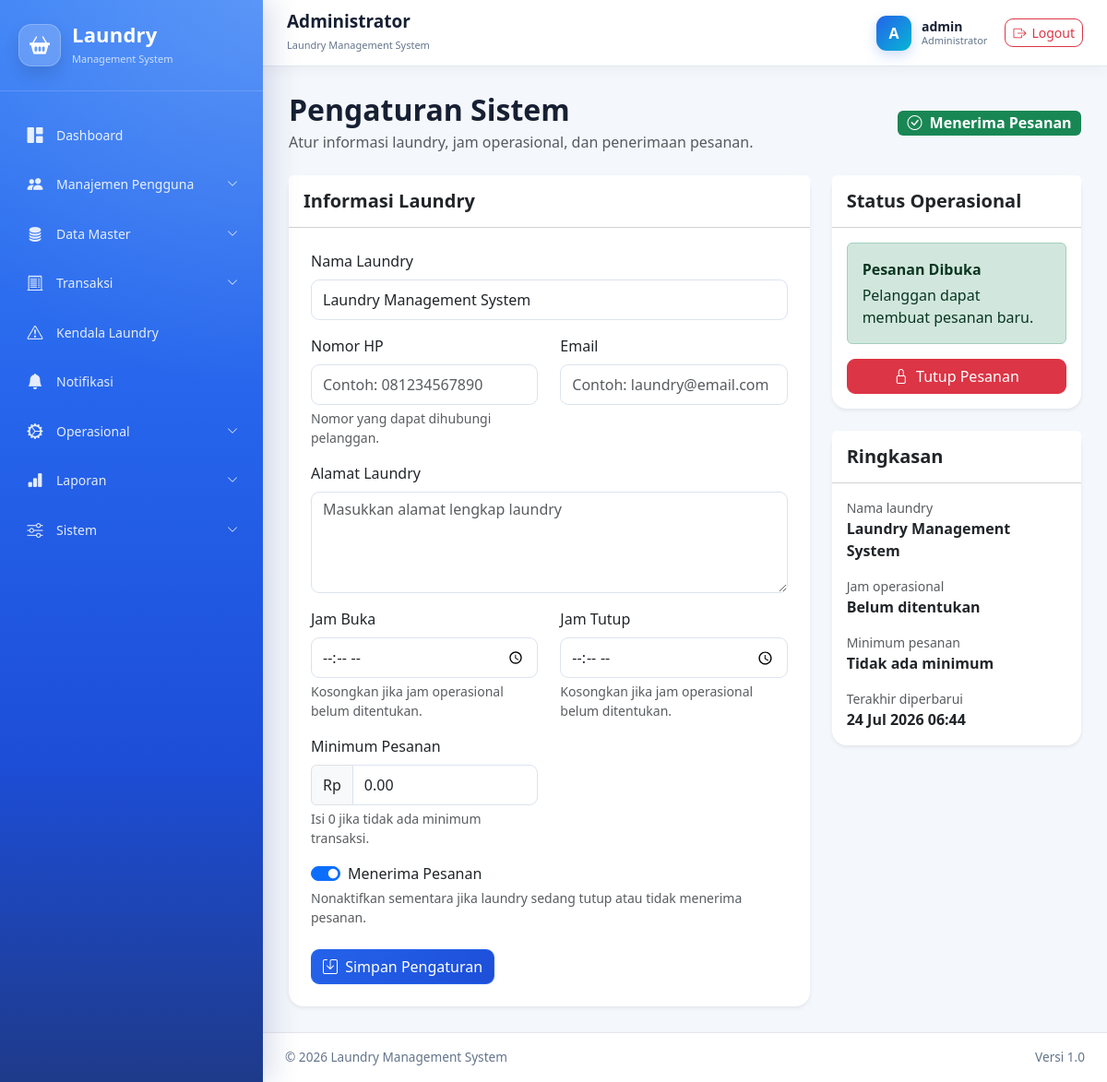
The page /administrator/pengaturan/ (signed in) on the database its author committed.
### administrator/models.py (models this page shows, shortened)
class User(AbstractUser):
    class Role(models.TextChoices):
        ADMINISTRATOR = "administrator", "Administrator"
        KASIR = "kasir", "Kasir"
        PETUGAS_LAUNDRY = "petugaslaundry", "Petugas Laundry"
        PELANGGAN = "pelanggan", "Pelanggan"
    role = models.CharField(
        max_length=30,
        choices=Role.choices,
        default=Role.PELANGGAN,
        db_index=True,
        verbose_name="Hak akses",
    )
    nomor_hp = models.CharField(
        max_length=20,
        unique=True,
        verbose_name="Nomor HP",
    )
    alamat = models.TextField(
        blank=True,
        verbose_name="Alamat",
    )
    foto = models.ImageField(
        upload_to="pengguna/foto/",
        blank=True,
        null=True,
        verbose_name="Foto",
    )
    is_verified = models.BooleanField(
        default=False,
        db_index=True,
        verbose_name="Terverifikasi",
        help_text="Pelanggan harus diverifikasi administrator sebelum dapat login.",
    )
    verified_at = models.DateTimeField(
        blank=True,
        null=True,
        verbose_name="Waktu verifikasi",
    )
    verified_by = models.ForeignKey(
        "self",
        on_delete=models.SET_NULL,
        blank=True,
        null=True,
        related_name="pengguna_diverifikasi",
        verbose_name="Diverifikasi oleh",
    )
    email = models.EmailField(
        unique=True,
        verbose_name="Email",
    )
    class Meta:
        verbose_name = "Pengguna"
        verbose_name_plural = "Data Pengguna"
        ordering = ["username"]
    def verifikasi(self, administrator):
        """
        Memverifikasi akun pelanggan.
        """
        self.is_verified = True
        self.is_active = True
        self.verified_at = timezone.now()
        self.verified_by = administrator
        self.save(
            update_fields=[
                "is_verified",
                "is_active",
                "verified_at",
                "verified_by",
            ]
        )

class TimeStampedModel(models.Model):
    created_at = models.DateTimeField(
        auto_now_add=True,
        verbose_name="Dibuat pada",
    )
    updated_at = models.DateTimeField(
        auto_now=True,
        verbose_name="Diubah pada",
    )
    class Meta:
        abstract = True

class PengaturanSistem(TimeStampedModel):
    nama_laundry = models.CharField(
        max_length=150,
        default="Laundry Management System",
        verbose_name="Nama laundry",
    )
    nomor_hp = models.CharField(
        max_length=20,
        blank=True,
        verbose_name="Nomor HP",
    )
    email = models.EmailField(
        blank=True,
        verbose_name="Email",
    )
    alamat = models.TextField(
        blank=True,
        verbose_name="Alamat",
    )
    jam_buka = models.TimeField(
        blank=True,
        null=True,
        verbose_name="Jam buka",
    )
    jam_tutup = models.TimeField(
        blank=True,
        null=True,
        verbose_name="Jam tutup",
    )
    minimum_pesanan = models.DecimalField(
        max_digits=12,
        decimal_places=2,
        default=Decimal("0.00"),
        validators=[MinValueValidator(Decimal("0.00"))],
        verbose_name="Minimum pesanan",
    )
    menerima_pesanan = models.BooleanField(
        default=True,
        verbose_name="Menerima pesanan",
    )
    class Meta:
        verbose_name = "Pengaturan Sistem"
        verbose_name_plural = "Pengaturan Sistem"

### administrator/views_pengaturan.py (the view)
@administrator_required
def pengaturan_sistem(request):
    pengaturan = ambil_pengaturan_sistem()
    if request.method == "POST":
        form = PengaturanSistemForm(
            request.POST,
            instance=pengaturan,
        )
        if form.is_valid():
            form.save()
            messages.success(
                request,
                "Pengaturan sistem berhasil diperbarui.",
            )
            return redirect(
                "administrator:pengaturan_sistem"
            )
    else:
        form = PengaturanSistemForm(
            instance=pengaturan
        )
    context = {
        "form": form,
        "pengaturan": pengaturan,
    }
    return render(
        request,
        (
            "administrator/pengaturan/"
            "pengaturan_sistem.html"
        ),
        context,
    )

### templates/administrator/pengaturan/pengaturan_sistem.html (shortened to what this page needs)
{% extends "base.html" %}
{% block content %}
<div
    class="d-flex flex-wrap justify-content-between
           align-items-center mb-4"
>
    <div>
        <h2 class="fw-bold mb-1">
            Pengaturan Sistem
        </h2>
        <p class="text-muted mb-0">
            Atur informasi laundry, jam operasional,
            dan penerimaan pesanan.
        </p>
    </div>
    <div class="mt-3 mt-md-0">
        {% if pengaturan.menerima_pesanan %}
            <span class="badge bg-success fs-6">
                <i class="bi bi-check-circle me-1"></i>
                Menerima Pesanan
            </span>
        {% else %}
            <span class="badge bg-danger fs-6">
                <i class="bi bi-x-circle me-1"></i>
                Pesanan Ditutup
            </span>
        {% endif %}
    </div>
</div>
<div class="row g-4">
    <div class="col-lg-8">
        <div class="card border-0 shadow-sm">
            <div class="card-header bg-white py-3">
                <h5 class="fw-bold mb-0">
                    Informasi Laundry
                </h5>
            </div>
            <div class="card-body p-4">
                <form method="post" novalidate>
                    <div class="row">
                        <div class="col-12 mb-3">
                            <label
                                for="{{ form.nama_laundry.id_for_label }}"
                                class="form-label"
                            >
                                {{ form.nama_laundry.label }}
                            </label>
                            {{ form.nama_laundry }}
                        </div>
                        <div class="col-md-6 mb-3">
                            <label
                                for="{{ form.nomor_hp.id_for_label }}"
                                class="form-label"
                            >
                                {{ form.nomor_hp.label }}
                            </label>
                            {{ form.nomor_hp }}
                            {% if form.nomor_hp.help_text %}
                                <div class="form-text">
                                    {{ form.nomor_hp.help_text }}
                                </div>
                            {% endif %}
                        </div>
                        <div class="col-md-6 mb-3">
                            <label
                                for="{{ form.email.id_for_label }}"
                                class="form-label"
                            >
                                {{ form.email.label }}
                            </label>
                            {{ form.email }}
                        </div>
                        <div class="col-12 mb-3">
                            <label
                                for="{{ form.alamat.id_for_label }}"
                                class="form-label"
                            >
                                {{ form.alamat.label }}
                            </label>
                            {{ form.alamat }}
                        </div>
                        <div class="col-md-6 mb-3">
                            <label
                                for="{{ form.jam_buka.id_for_label }}"
                                class="form-label"
                            >
                                {{ form.jam_buka.label }}
                            </label>
                            {{ form.jam_buka }}
                            {% if form.jam_buka.help_text %}
                                <div class="form-text">
                                    {{ form.jam_buka.help_text }}
                                </div>
                            {% endif %}
                        </div>
                        <div class="col-md-6 mb-3">
                            <label
                                for="{{ form.jam_tutup.id_for_label }}"
                                class="form-label"
                            >
                                {{ form.jam_tutup.label }}
                            </label>
                            {{ form.jam_tutup }}
                            {% if form.jam_tutup.help_text %}
                                <div class="form-text">
                                    {{ form.jam_tutup.help_text }}
                                </div>
                            {% endif %}
                        </div>
                        <div class="col-md-6 mb-3">
                            <label
                                for="{{ form.minimum_pesanan.id_for_label }}"
                                class="form-label"
                            >
                                {{ form.minimum_pesanan.label }}
                            </label>
                            <div class="input-group">
                                <span class="input-group-text">
                                    Rp
                                </span>
                                {{ form.minimum_pesanan }}
                            </div>
                            {% if form.minimum_pesanan.help_text %}
                                <div class="form-text">
                                    {{ form.minimum_pesanan.help_text }}
                                </div>
                            {% endif %}
                        </div>
                        <div class="col-12 mb-4">
                            <div class="form-check form-switch">
                                {{ form.menerima_pesanan }}
                                <label
                                    for="{{ form.menerima_pesanan.id_for_label }}"
                                    class="form-check-label"
                                >
                                    {{ form.menerima_pesanan.label }}
                                </label>
                            </div>
                            {% if form.menerima_pesanan.help_text %}
                                <div class="form-text">
                                    {{ form.menerima_pesanan.help_text }}
                                </div>
                            {% endif %}
                        </div>
                    </div>
                    <button
                        type="submit"
                        class="btn btn-primary"
                    >
                        <i class="bi bi-save me-1"></i>
                        Simpan Pengaturan
                    </button>
                </form>
            </div>
        </div>
    </div>
    <div class="col-lg-4">
        <div class="card border-0 shadow-sm mb-4">
            <div class="card-header bg-white py-3">
                <h5 class="fw-bold mb-0">
                    Status Operasional
                </h5>
            </div>
            <div class="card-body">
                {% if pengaturan.menerima_pesanan %}
                    <div class="alert alert-success">
                        <div class="fw-bold mb-1">
                            Pesanan Dibuka
                        </div>
                        Pelanggan dapat membuat pesanan baru.
                    </div>
                    <form
                        method="post"
                        action="{% url 'administrator:pengaturan_toggle_pesanan' %}"
                    >
                        <button
                            type="submit"
                            class="btn btn-danger w-100"
                            onclick="
                                return confirm(
                                    'Tutup penerimaan pesanan baru?'
                                )
                            "
                        >
                            <i class="bi bi-lock me-1"></i>
                            Tutup Pesanan
                        </button>
                    </form>
                {% endif %}
            </div>
        </div>
        <div class="card border-0 shadow-sm">
            <div class="card-header bg-white py-3">
                <h5 class="fw-bold mb-0">
                    Ringkasan
                </h5>
            </div>
            <div class="card-body">
                <div class="mb-3">
                    <div class="small text-muted">
                        Nama laundry
                    </div>
                    <div class="fw-semibold">
                        {{ pengaturan.nama_laundry }}
                    </div>
                </div>
                <div class="mb-3">
                    <div class="small text-muted">
                        Jam operasional
                    </div>
                    <div class="fw-semibold">
                        {% if pengaturan.jam_buka and pengaturan.jam_tutup %}
                            {{ pengaturan.jam_buka|time:"H:i" }}
                            –
                            {{ pengaturan.jam_tutup|time:"H:i" }}
                        {% else %}
                            Belum ditentukan
                        {% endif %}
                    </div>
                </div>
                <div class="mb-3">
                    <div class="small text-muted">
                        Minimum pesanan
                    </div>
                    <div class="fw-semibold">
                        {% if pengaturan.minimum_pesanan %}
                            Rp{{ pengaturan.minimum_pesanan|floatformat:0 }}
                        {% else %}
                            Tidak ada minimum
                        {% endif %}
                    </div>
                </div>
                <div>
                    <div class="small text-muted">
                        Terakhir diperbarui
                    </div>
                    <div class="fw-semibold">
                        {{ pengaturan.updated_at|date:"d M Y H:i" }}
                    </div>
                </div>
            </div>
        </div>
    </div>
</div>
{% endblock %}

### templates/includes/navbar.html
<nav class="top-navbar">
    <div>
        <h5 class="navbar-title">
            {% if request.user.role == "administrator" %}
                Administrator
            {% elif request.user.role == "kasir" %}
                Kasir
            {% elif request.user.role == "petugas_laundry" %}
                Petugas Laundry
            {% elif request.user.role == "pelanggan" %}
                Pelanggan
            {% else %}
                Laundry Management System
            {% endif %}
        </h5>
        <small class="navbar-subtitle">
            Laundry Management System
        </small>
    </div>
    <div class="navbar-user">
        <div class="user-avatar">
            {{ request.user.username|first|upper }}
        </div>
        <div class="user-info">
            <span class="user-name">
                {{ request.user.get_full_name|default:request.user.username }}
            </span>
            <small>
                {% if request.user.is_authenticated %}
                    {{ request.user.get_role_display }}
                {% endif %}
            </small>
        </div>
        <a
            href="{% url 'logout' %}"
            class="btn btn-outline-danger btn-sm logout-button"
        >
            <i class="bi bi-box-arrow-right"></i>
            Logout
        </a>
    </div>
</nav>

### rows shown on the page
User: user.username|first "A", user.get_full_name "admin", user.role "Administrator"
PengaturanSistem: nama_laundry "Laundry Management System", minimum_pesanan "0.00", menerima_pesanan "☑", updated_at "24 Jul 2026 06:44"
